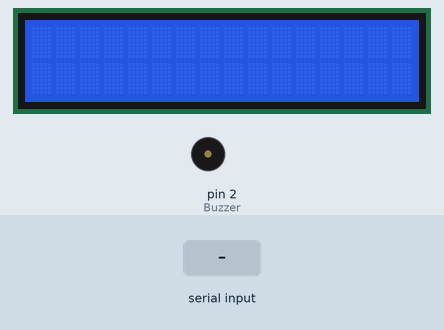
This sketch was run on a simulated Arduino Uno, built with avr-gcc and run on an emulated ATmega328P. On the bench: 16×2 character LCD, buzzer (waves = sounding, pin HIGH). Inputs (shaded band) come from the test bench.

Above: at 2.7 s.
2.8 s: "X" received over Serial
At 3.2 s:
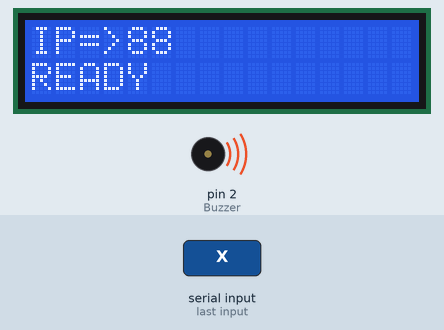
At 5.0 s:
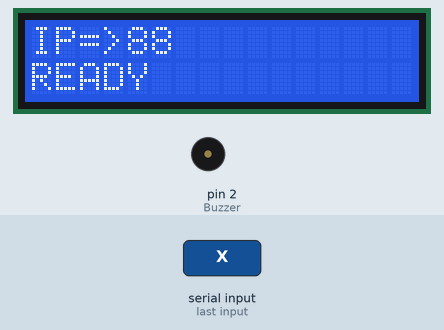
5.3 s: "1" received over Serial
At 6.1 s:
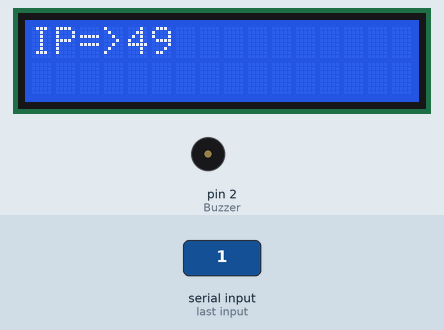
Timing chart, 0 to 8.3 s (numbered marks = the images above; inputs shaded):
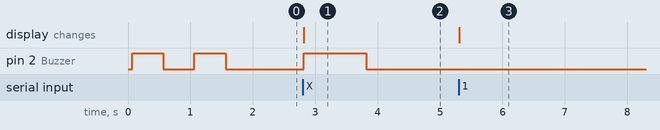

Measured:
- after the input at 2.8 s, pin 2 (Buzzer): LOW → HIGH at once, → LOW 1.0 s later; the display: changes at once (image 1)
- after the input at 5.3 s, the display: changes at once (image 3)

The sketch:

lcd.ino
```cpp
#include <Wire.h>
#include <LiquidCrystal_I2C.h>
LiquidCrystal_I2C lcd(0x27, 16, 2);
int a = 0;
int Buzzer = 2;
int incomingByte;
void setup()
{
  lcd.begin();
  lcd.backlight();
  // lcd.setCursor(3, 0);
  // lcd.print("Prabda Rjd");
  // lcd.setCursor(5, 1);
  // lcd.print("PrABpY");
  // delay(2000);
  Serial.begin(115200);
  pinMode(Buzzer,OUTPUT);
  digitalWrite(Buzzer,HIGH);
  delay(500);
  digitalWrite(Buzzer,LOW);
  delay(500);
  digitalWrite(Buzzer,HIGH);
  delay(500);
  digitalWrite(Buzzer,LOW);
}
void loop() {
  if (Serial.available()) {
    if (a == 0){
      lcd.clear();
      lcd.setCursor(0, 0);
      lcd.print("IP=>");
      incomingByte = Serial.read();
      lcd.setCursor(4, 0);
      lcd.print(incomingByte);
      if (incomingByte == 88){
        lcd.setCursor(0, 1);
        lcd.print("READY");
        digitalWrite(Buzzer,HIGH);
        delay(1000);
        digitalWrite(Buzzer,LOW);
      }
    }
    else {

    }
  }
}
```
